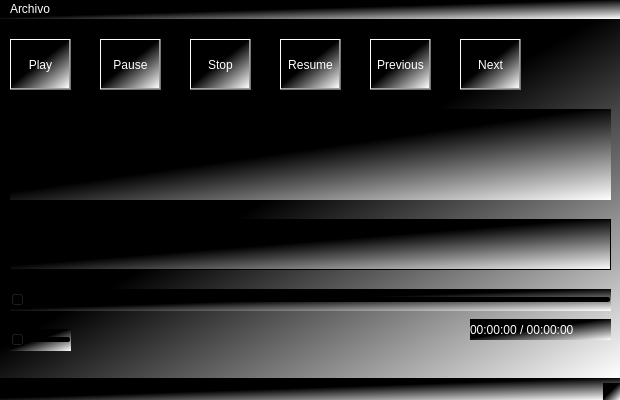
<?xml version="1.0" encoding="UTF-8"?>
<ui version="4.0">
 <class>Player</class>
 <widget class="QMainWindow" name="Player">
  <property name="geometry">
   <rect>
    <x>0</x>
    <y>0</y>
    <width>620</width>
    <height>400</height>
   </rect>
  </property>
  <property name="maximumSize">
   <size>
    <width>620</width>
    <height>400</height>
   </size>
  </property>
  <property name="windowTitle">
   <string>Py Music Player</string>
  </property>
  <property name="styleSheet">
   <string notr="true">font: 10pt &quot;Segoe UI&quot;;
color: rgb(255, 255, 255);
background-color: qlineargradient(spread:pad, x1:0.482, y1:0.4545, x2:1, y2:1, stop:0 rgba(0, 0, 0, 255), stop:1 rgba(255, 255, 255, 255));</string>
  </property>
  <widget class="QWidget" name="centralwidget">
   <widget class="QSlider" name="horizontalSliderProgress">
    <property name="geometry">
     <rect>
      <x>10</x>
      <y>270</y>
      <width>601</width>
      <height>22</height>
     </rect>
    </property>
    <property name="styleSheet">
     <string notr="true"/>
    </property>
    <property name="orientation">
     <enum>Qt::Horizontal</enum>
    </property>
    <property name="tickPosition">
     <enum>QSlider::NoTicks</enum>
    </property>
   </widget>
   <widget class="QTextBrowser" name="textBrowserTrackName">
    <property name="geometry">
     <rect>
      <x>10</x>
      <y>200</y>
      <width>601</width>
      <height>51</height>
     </rect>
    </property>
   </widget>
   <widget class="QPushButton" name="pushButtonPlay">
    <property name="geometry">
     <rect>
      <x>10</x>
      <y>20</y>
      <width>61</width>
      <height>51</height>
     </rect>
    </property>
    <property name="text">
     <string>Play</string>
    </property>
   </widget>
   <widget class="QPushButton" name="pushButtonPause">
    <property name="geometry">
     <rect>
      <x>100</x>
      <y>20</y>
      <width>61</width>
      <height>51</height>
     </rect>
    </property>
    <property name="maximumSize">
     <size>
      <width>16777215</width>
      <height>51</height>
     </size>
    </property>
    <property name="text">
     <string>Pause</string>
    </property>
   </widget>
   <widget class="QPushButton" name="pushButtonStop">
    <property name="geometry">
     <rect>
      <x>190</x>
      <y>20</y>
      <width>61</width>
      <height>51</height>
     </rect>
    </property>
    <property name="text">
     <string>Stop</string>
    </property>
   </widget>
   <widget class="QPushButton" name="pushButtonResume">
    <property name="geometry">
     <rect>
      <x>280</x>
      <y>20</y>
      <width>61</width>
      <height>51</height>
     </rect>
    </property>
    <property name="text">
     <string>Resume</string>
    </property>
   </widget>
   <widget class="QPushButton" name="pushButtonPrev">
    <property name="geometry">
     <rect>
      <x>370</x>
      <y>20</y>
      <width>61</width>
      <height>51</height>
     </rect>
    </property>
    <property name="text">
     <string>Previous</string>
    </property>
   </widget>
   <widget class="QPushButton" name="pushButtonNext">
    <property name="geometry">
     <rect>
      <x>460</x>
      <y>20</y>
      <width>61</width>
      <height>51</height>
     </rect>
    </property>
    <property name="text">
     <string>Next</string>
    </property>
   </widget>
   <widget class="QSlider" name="horizontalSliderVolume">
    <property name="geometry">
     <rect>
      <x>10</x>
      <y>310</y>
      <width>61</width>
      <height>22</height>
     </rect>
    </property>
    <property name="orientation">
     <enum>Qt::Horizontal</enum>
    </property>
   </widget>
   <widget class="QLabel" name="labelTrackTime">
    <property name="geometry">
     <rect>
      <x>470</x>
      <y>300</y>
      <width>141</width>
      <height>21</height>
     </rect>
    </property>
    <property name="text">
     <string>00:00:00 / 00:00:00</string>
    </property>
   </widget>
   <widget class="QWidget" name="widget" native="true">
    <property name="geometry">
     <rect>
      <x>10</x>
      <y>90</y>
      <width>601</width>
      <height>91</height>
     </rect>
    </property>
   </widget>
  </widget>
  <widget class="QMenuBar" name="menubar">
   <property name="geometry">
    <rect>
     <x>0</x>
     <y>0</y>
     <width>620</width>
     <height>29</height>
    </rect>
   </property>
   <widget class="QMenu" name="menuArchivo">
    <property name="title">
     <string>Archivo</string>
    </property>
    <addaction name="actionAbrir_Archivo_2"/>
    <addaction name="actionAbrir_Carpeta_2"/>
   </widget>
   <addaction name="menuArchivo"/>
  </widget>
  <widget class="QStatusBar" name="statusBar"/>
  <action name="actionAbrir_Archivo">
   <property name="text">
    <string>Abrir Archivo</string>
   </property>
  </action>
  <action name="actionAbrir_Carpeta">
   <property name="text">
    <string>Abrir Carpeta</string>
   </property>
  </action>
  <action name="actionCerrar">
   <property name="text">
    <string>Cerrar</string>
   </property>
  </action>
  <action name="actionAbrir_Archivo_2">
   <property name="text">
    <string>Abrir Archivo</string>
   </property>
  </action>
  <action name="actionAbrir_Carpeta_2">
   <property name="text">
    <string>Abrir Carpeta</string>
   </property>
  </action>
 </widget>
 <resources/>
 <connections/>
</ui>
